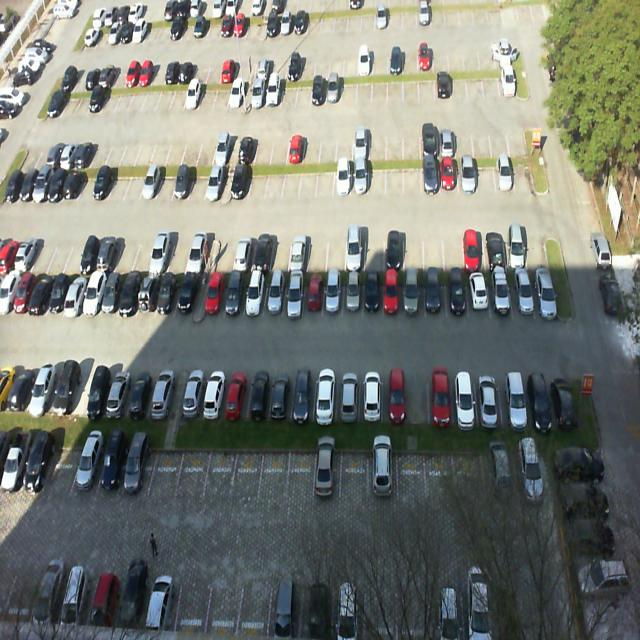
#> input picture TermProject/test_images/test.jpg, 640 x 640 px, found by its file name
$ python cars_emptyspace_detection.py
#> lines starting #> are read from the running program, lines starting #| are printed output that depends on the picture; after the words box and inside, x2 and y2 are one past the last pixel; in counts of white or black regions, pixels touching at a corner belong together
import math

import cv2
import numpy as np


def getCars(bgpath, impath):

    # Kernel
#> called with bgpath = 'data/background2.jpg', impath = 'data/test.jpg'
    kernel = cv2.getStructuringElement(cv2.MORPH_RECT, (3, 3))
    kernel_sharpe = np.array([[-1, -1, -1],
                              [-1, 9, -1],
                              [-1, -1, -1]])

    # Import image
    #image = cv2.imread('image3.jpg', cv2.COLOR_BGR2RGB)
    image = cv2.imread(impath, cv2.COLOR_BGR2RGB)
#> image is the input picture: shape (640, 640, 3); mean B, G, R 116.1, 123.1, 119.6
    background = cv2.imread(bgpath, cv2.COLOR_BGR2RGB)
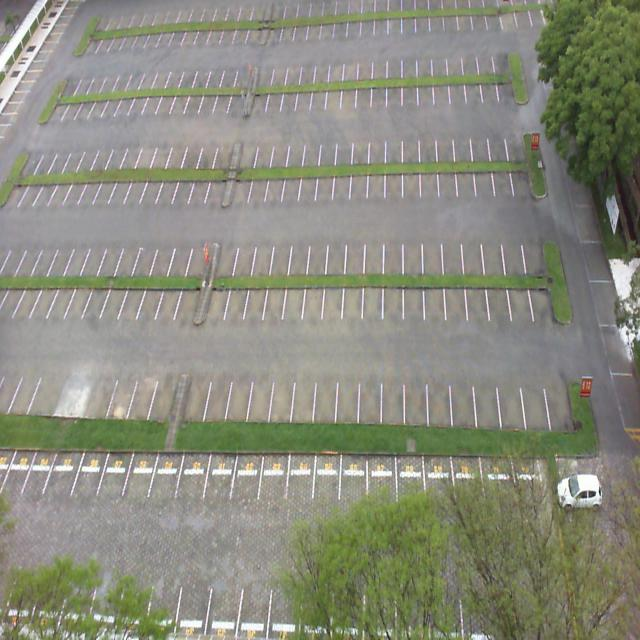
#> input picture TermProject/test_images/background2.jpg, 640 x 640 px, found by its file name
#> background is the input picture: shape (640, 640, 3); mean B, G, R 125.7, 139.7, 138.5

    # Sharpening
    image = cv2.filter2D(image, -1, kernel_sharpe)
    background = cv2.filter2D(background, -1, kernel_sharpe)

    # Convert to grayscale
    image = cv2.cvtColor(image, cv2.COLOR_RGB2GRAY)
#> image: shape (640, 640)
    background = cv2.cvtColor(background, cv2.COLOR_RGB2GRAY)
#> background: shape (640, 640)

    # Gaussian blur
    image = cv2.GaussianBlur(image, (5, 5), 0)
    background = cv2.GaussianBlur(background, (5, 5), 0)
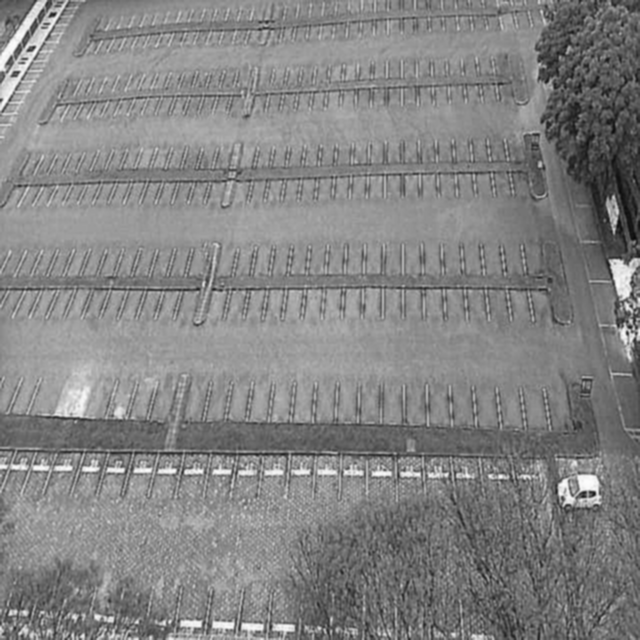
#> background: shape (640, 640); min 9, max 253, mean 131.6

    # Background subtraction
    img_sub = cv2.absdiff(image, background)
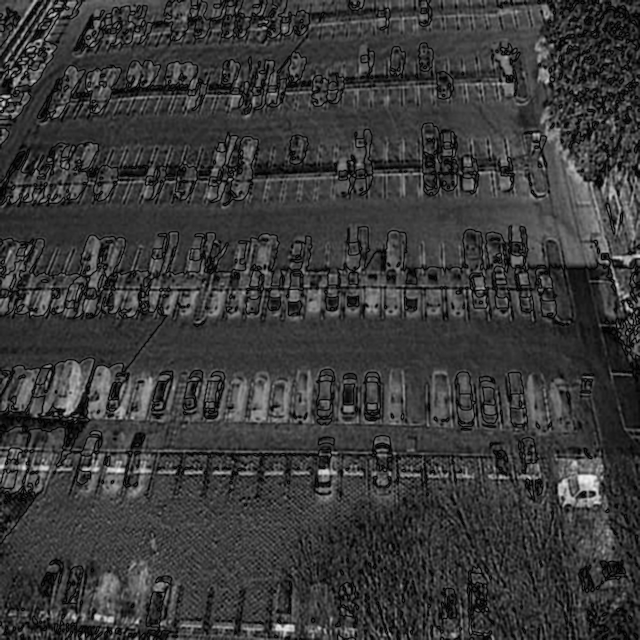
#> img_sub: shape (640, 640); min 0, max 238, mean 57.6

    # Background subtraction binary
    retval, img_binary = cv2.threshold(img_sub, 45, 255, cv2.THRESH_BINARY)
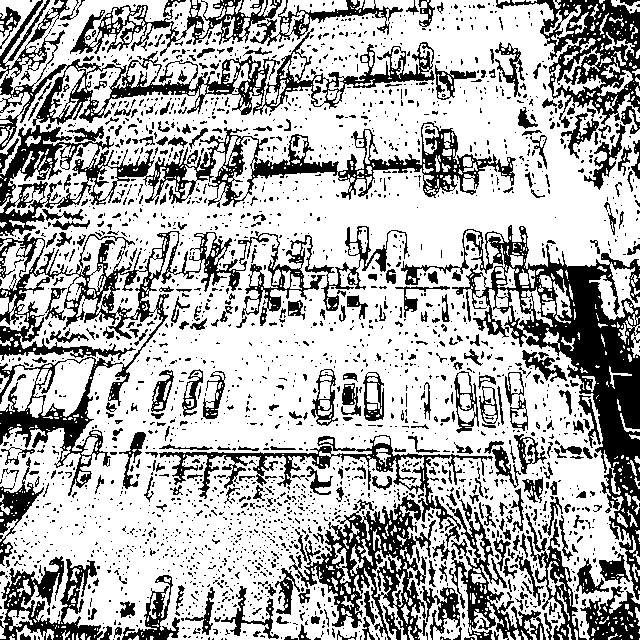
#> img_binary: shape (640, 640); 68.9% white; 2580 black regions (2224 under 20 px), largest, box (x1, y1, x2, y2) and area: (0, 0, 516, 236) 21654, (401, 225, 640, 600) 16673, (0, 226, 408, 496) 14433

    # morphology
    opening1 = cv2.morphologyEx(img_binary, cv2.MORPH_OPEN, kernel)
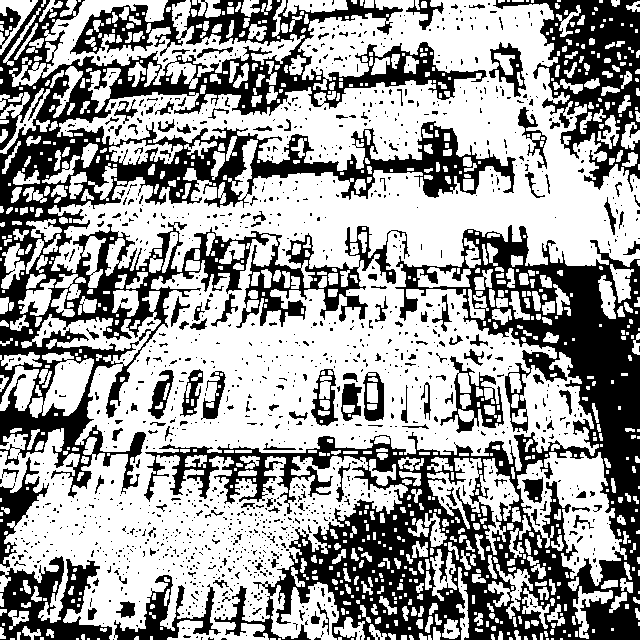
#> opening1: shape (640, 640); 61.9% white; 1437 black regions (1292 under 20 px), largest, box (x1, y1, x2, y2) and area: (0, 0, 516, 498) 60346, (144, 225, 640, 640) 58027, (493, 0, 640, 192) 10388
    # [7 lines of commented-out code are left out]
    cnt, labels, stats, centroids = cv2.connectedComponentsWithStats(opening1)
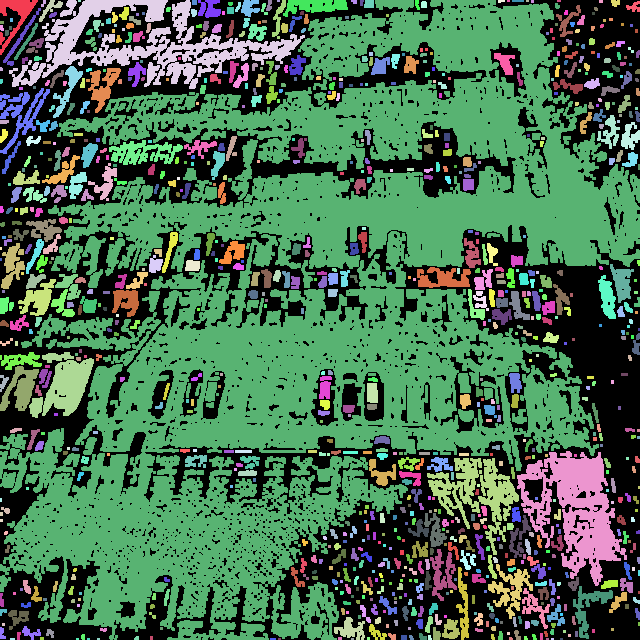
#> labels: shape (640, 640) int32; 958 distinct labels, from 0 to 957; one colour per label, 0 black
#> cnt = 958; stats = 958 rows, first 6: [0, 0, 640, 640, 156127], [0, 0, 38, 55, 669], [41, 0, 5, 7, 21], [39, 0, 24, 22, 160], [9, 0, 296, 89, 8147], [78, 0, 3, 2, 6]; centroids = 958 pairs, first value 0.5 to 638.5, second value 0.5 to 638.5
    return cnt, labels, stats, centroids

def compute_intersect_area(rect1, rect2):
    x1, y1 = rect1[0], rect1[1]
    x2, y2 = rect1[0] + rect1[2], rect1[1] + rect1[3]
    x3, y3 = rect2[0], rect2[1]
    x4, y4 = rect2[0] + rect2[2], rect2[1] + rect2[3]

    if x2 < x3:
        return 0

    if x1 > x4:
        return 0

    if y2 < y3:
        return 0

    if y1 > y4:
        return 0

    left_up_x = max(x1, x3)
    left_up_y = max(y1, y3)
    right_down_x = min(x2, x4)
    right_down_y = min(y2, y4)

    width = right_down_x - left_up_x
    height = right_down_y - left_up_y

    return (width * height) / (rect1[2] * rect1[3])

bboxes = np.loadtxt('data/20221209_194124_bboxes.csv', delimiter=",")
impath = 'data/test.jpg'
bgpath = 'data/background2.jpg'

cnt, labels, bstats, centroids =  getCars(bgpath, impath)
#> cnt = 958; bstats has the same summary as stats in getCars

stats = []

for st in bstats:
    area = st[3] * st[2]
    if(area<150 and area>10):
        stats.append(st)
#> this loop made 958 passes
#> (st, area) on passes 1 to 3: ([0, 0, 640, 640, 156127], 409600), ([0, 0, 38, 55, 669], 2090), ([41, 0, 5, 7, 21], 35)
#> after the loop, stats = 593 items, first 6: [41, 0, 5, 7, 21], [192, 0, 5, 5, 25], [266, 0, 6, 11, 47], [351, 0, 6, 4, 20], [360, 0, 4, 6, 20], [364, 0, 10, 8, 76]

cnt = len(stats)
#> cnt = 593

n = len(bboxes)

a = [0,0,4,4]
b = [2,3,106,108]
result= compute_intersect_area(b , a)


image1= cv2.imread('data/test.jpg', cv2.COLOR_BGR2RGB)
'''

for i in range(len(stats)):
    cv2.rectangle(image, (int(stats[i][0]), int(stats[i][1])),
              (int(stats[i][0] + stats[i][2]), int(stats[i][1] + stats[i][3])), (255, 0, 255))
'''
image = image1.copy()
for i in range(n):
    a = bboxes[i][:-1]
    cv2.rectangle(image, (int(bboxes[i][0]), int(bboxes[i][1])),
                  (int(bboxes[i][0] + bboxes[i][2]), int(bboxes[i][1] + bboxes[i][3])), (0, 0, 255), 7)

    for j in range(cnt):
        b = stats[j]
        result= compute_intersect_area(a, b)
        #result= compute_intersect_area(bboxes[i] , stats[j])

        if result > 0:
            cv2.rectangle(image, (int(bboxes[i][0]), int(bboxes[i][1])),(int(bboxes[i][0]+bboxes[i][2]), int(bboxes[i][1]+bboxes[i][3])), (255, 255, 255),5)
            #break
        else:
            cv2.rectangle(image, (int(bboxes[i][0]), int(bboxes[i][1])),(int(bboxes[i][0]+bboxes[i][2]), int(bboxes[i][1]+bboxes[i][3])), (0, 0, 0))


        cv2.rectangle(image, (int(stats[j][0]), int(stats[j][1])),
                      (int(stats[j][0] + stats[j][2]), int(stats[j][1] + stats[j][3])), (255, 0, 255))
    cv2.imshow("test", image)
    cv2.waitKey(10)
    a=5
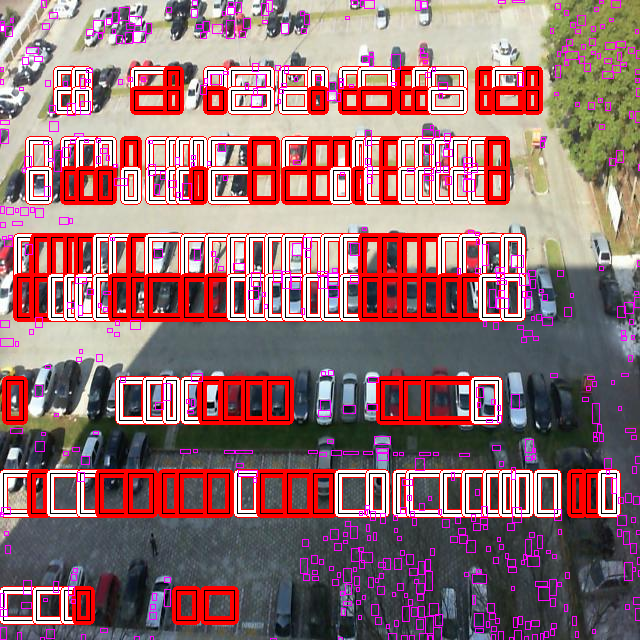
#> image: shape (640, 640, 3); mean B, G, R 113, 109.1, 149.8
cv2.imshow("test", image)
cv2.waitKey()
